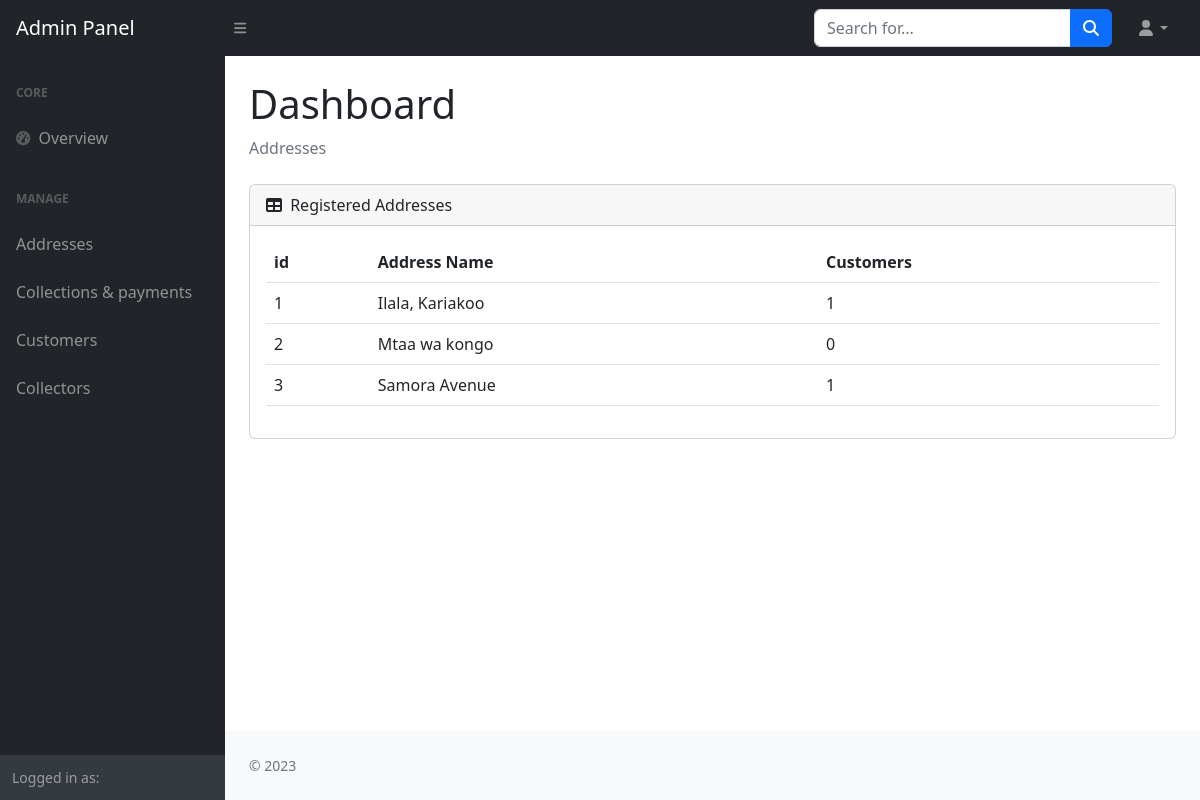
Screenshot of /addresses/ with the database file from the repository.
### wms_app/models.py (models this page shows, shortened)
class Area(models.Model):
    name = models.CharField(max_length=100)

### wms_app/views.py (the view)
# urls.py: path('addresses/', address_view, name='addresses'),
def address_view(request):
    areas = Area.objects.all()
    area_data = []
    for area in areas:
        customers_count = Customer.objects.filter(address=area.id).count()
        area_data.append({'area': area, 'customer_count': customers_count})
    return render(request, 'dashboard/address.html', {'area_data': area_data})

### templates/dashboard/address.html (shortened to what this page needs)
{% extends 'dashboard/base.html' %}
{% load static %}
{% block body %}
<body class="sb-nav-fixed">
    <nav class="sb-topnav navbar navbar-expand navbar-dark bg-dark">
        <a class="navbar-brand ps-3" href="index.html">Admin Panel</a>
        <button class="btn btn-link btn-sm order-1 order-lg-0 me-4 me-lg-0" id="sidebarToggle" href="#!"><i class="fas fa-bars"></i></button>
        <form class="d-none d-md-inline-block form-inline ms-auto me-0 me-md-3 my-2 my-md-0">
            <div class="input-group">
                <input class="form-control" type="text" placeholder="Search for..." aria-label="Search for..." aria-describedby="btnNavbarSearch" />
                <button class="btn btn-primary" id="btnNavbarSearch" type="button"><i class="fas fa-search"></i></button>
            </div>
        </form>
        <ul class="navbar-nav ms-auto ms-md-0 me-3 me-lg-4">
            <li class="nav-item dropdown">
                <a class="nav-link dropdown-toggle" id="navbarDropdown" href="#" role="button" data-bs-toggle="dropdown" aria-expanded="false"><i class="fas fa-user fa-fw"></i></a>
            </li>
        </ul>
    </nav>
    <div id="layoutSidenav">
        {% include "dashboard/admin_side_panel.html" %}
        <div id="layoutSidenav_content">
            <main>
                <div class="container-fluid px-4">
                    <h1 class="mt-4">Dashboard</h1>
                    <ol class="breadcrumb mb-4">
                        <li class="breadcrumb-item active">Addresses</li>
                    </ol>
                    <div class="card mb-4">
                        <div class="card-header">
                            <i class="fas fa-table me-1"></i>
                            Registered Addresses
                        </div>
                        <div class="card-body">
                            <table id="" class='table'>
                                <thead>
                                    <tr>
                                        <th>id</th>
                                        <th>Address Name</th>
                                        <th>Customers</th>
                                    </tr>
                                </thead>
                                <tbody>
                                    {% for data in area_data %}
                                        <tr>
                                        <td>{{ data.area.id }}</td>
                                        <td>{{ data.area.name }}</td>
                                        <td>{{ data.customer_count }}</td>
                                        </tr>
                                    {% endfor %}
                                </tbody>
                            </table>
                        </div>
                    </div>
                </div>
            </main>
            <footer class="py-4 bg-light mt-auto">
                <div class="container-fluid px-4">
                    <div class="d-flex align-items-center justify-content-between small">
                        <div class="text-muted">&copy; 2023</div>
                    </div>
                </div>
            </footer>
        </div>
    </div>
</body>
{% endblock body %}

### rows the page displays
Area: area.id "1", area.name "Ilala, Kariakoo", customer_count "1"
Area: area.id "2", area.name "Mtaa wa kongo", customer_count "0"
Area: area.id "3", area.name "Samora Avenue", customer_count "1"
